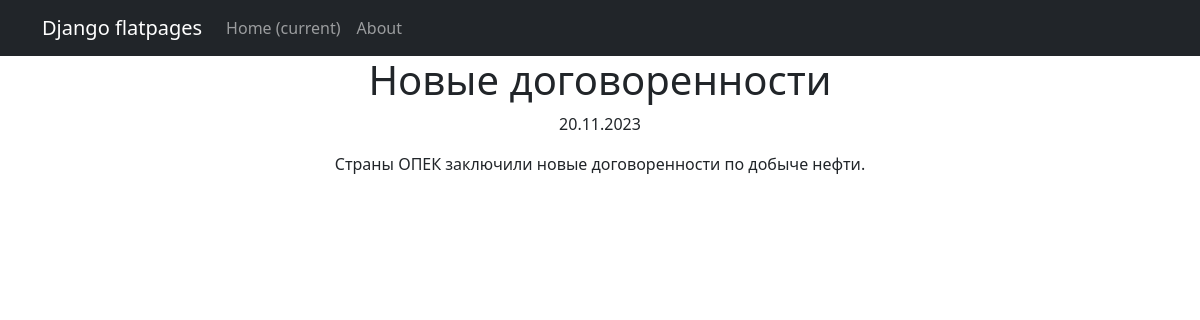
/posts/1, run on the app's committed database.
### news/models.py (models this page shows, shortened)
class Post(models.Model):
    article = 'AR'
    news = 'NE'
    POSITIONS = [
        (article, 'Статья'),
        (news, 'Новость')
    ]
    author = models.ForeignKey(Author, on_delete=models.CASCADE)
    post_type = models.CharField(max_length=2, choices=POSITIONS, default=article)
    created_at = models.DateTimeField(auto_now_add=True)
    title = models.CharField(max_length=255)
    text = models.TextField()
    rating = models.IntegerField(default=0)
    category = models.ManyToManyField(Category, through='PostCategory')

### news/views.py (the view)
# urls.py: path('<int:pk>', PostsDetail.as_view(), name='post'),
class PostsDetail(DetailView):
    model = Post
    template_name = 'post.html'
    context_object_name = 'post'

### news/templatetags/custom_filters.py (called while the page is built)
@register.filter()
def censor(value):
    for word in censored_word:
        if word.lower() in value.lower():
            value = value.replace(word[1:], '*' * len(word))
    return value

### templates/post.html (shortened to what this page needs)
{% extends 'flatpages/default.html' %}
{% load custom_filters %}
{% block content %}
<h1>{{ post.title | censor }}</h1>
<p>{{ post.created_at|date:"d.m.Y" }}</p>
<p>{{ post.text | censor }}</p>
{% endblock content %}

### data on the page
Post: title|censor "Новые договоренности", created_at "20.11.2023", text|censor "Страны ОПЕК заключили новые договоренности по добыче нефти."
